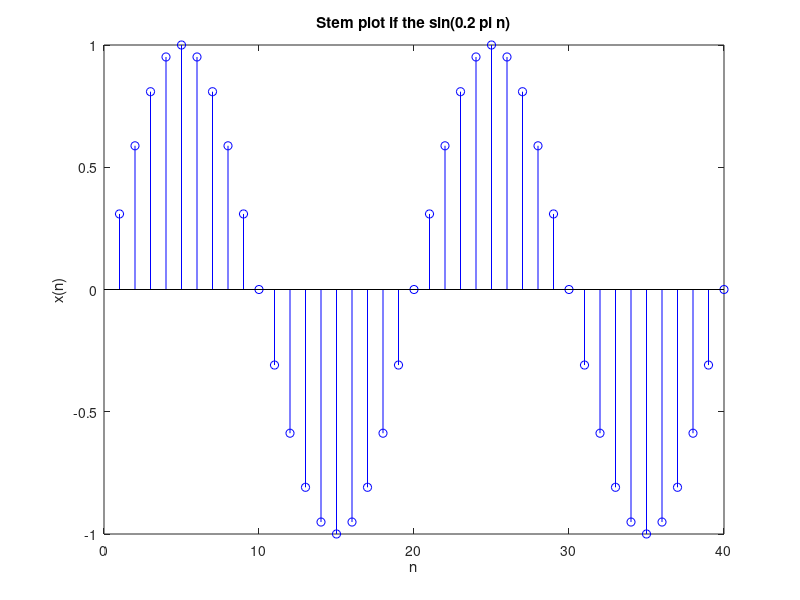

Recreate this plot in MATLAB.
% Reminder

%%% Sin(2 pi f t), f= 1 Hz
t = 0: 0.01:2 ; % Samples from 0 to 2 with 0.01 steps 
x = sin(2*pi*t); % sin(2 pi t)
figure(1)
plot(t, x, 'b'); 
xlabel('t in sec'); 
ylabel('x(t)');
title('plot sin(2\pi t)');


%%% discrete sin with sampling frequecny = 20 
n = 1:1:40; % sample index from 0 t0 20 
x = sin(0.1*pi*n); 
Hs = stem (n, x, 'b');
xlabel('n') ; ylabel('x(n)');
title('Stem plot if the sin(0.2 pi n)');